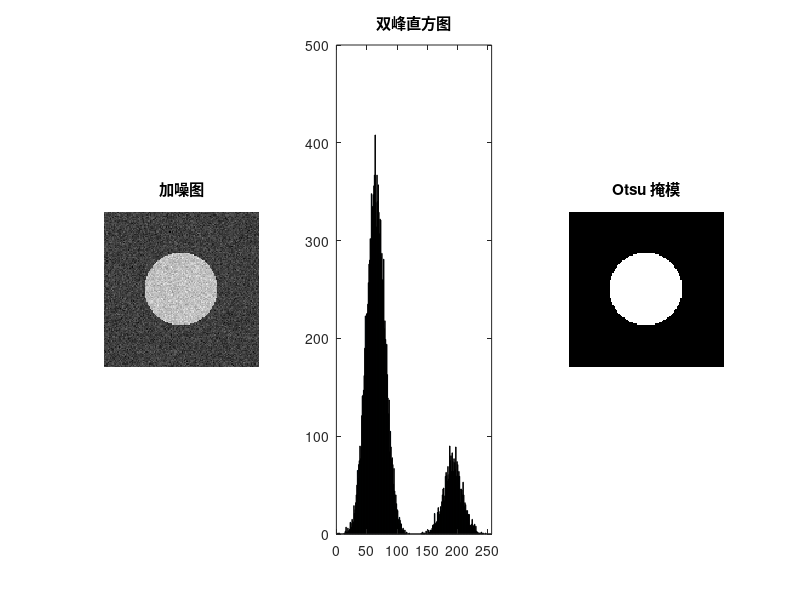

Recreate this plot in MATLAB.
%% 12-otsu.m | 直方图 / 类间方差 / 自动阈值 / 误分率
%% GNU Octave，零第三方依赖；合成图像，无需任何外部文件
clear; close all; clc;
SHOW = ~strcmp(getenv("IP_HEADLESS"), "1");
% ---- 参数区 ----
N = 128; bins = 256; bg = 0.25; fg = 0.75; noise_sigma = 0.06;
randn("seed", 81);
% ---- 造图：亮目标 + 暗背景 + 高斯噪声 ----
[X, Y] = meshgrid(1:N, 1:N);
truth = double((X-64).^2 + (Y-64).^2 < 30^2);
f = bg + (fg-bg)*truth + noise_sigma*randn(N,N);
f = min(max(f, 0), 1);
% ---- 算法：直方图 -> 遍历阈值 -> 最大类间方差 ----
q = round(f(:)*(bins-1)) + 1;
h = zeros(bins,1);
for i = 1:numel(q), h(q(i)) = h(q(i)) + 1; end
total = numel(q); levels = (0:bins-1)' / (bins-1);
best_var = -1; best_t = 1;
for t = 2:bins
  w0 = sum(h(1:t-1)) / total; w1 = 1 - w0;
  if w0 == 0 || w1 == 0, continue; end
  m0 = sum(levels(1:t-1) .* h(1:t-1)) / sum(h(1:t-1));
  m1 = sum(levels(t:bins) .* h(t:bins)) / sum(h(t:bins));
  v = w0 * w1 * (m0 - m1)^2;
  if v > best_var, best_var = v; best_t = t; end
end
T = levels(best_t);
seg = f > T;
% ---- 数值验证 ----
printf("直方图总和 = %d, 像素总数 = %d\n", sum(h), total);
printf("Otsu 阈值 = %.4f（理论中点在 (%.2f+%.2f)/2 = %.2f）\n", T, bg, fg, (bg+fg)/2);
printf("最大类间方差 = %.6f\n", best_var);
printf("前景占比 = %.4f（真值 %.4f）\n", mean(seg(:)), mean(truth(:)));
printf("误分率 = %.4f%%\n", 100*mean(seg(:) ~= truth(:)));
printf("把噪声提高到 0.20 后误分率会明显上升，可自行验证\n");
% ---- 可视化 ----
if SHOW
  figure("name", "12 Otsu 分割");
  subplot(1, 3, 1); imagesc(f, [0 1]); colormap gray; axis image off; title("加噪图");
  subplot(1, 3, 2); bar(h); xlim([0 bins]); title("双峰直方图");
  subplot(1, 3, 3); imagesc(seg, [0 1]); axis image off; title("Otsu 掩模");
end
